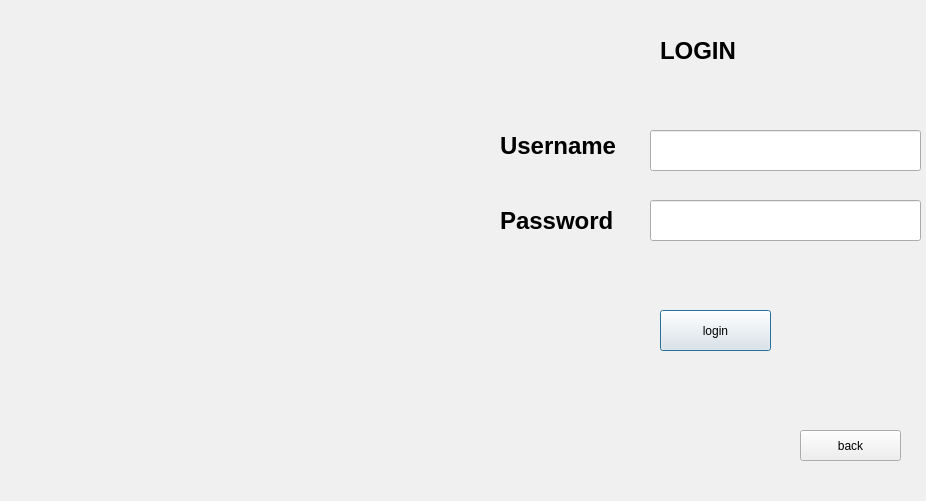
<?xml version="1.0" encoding="UTF-8"?>
<ui version="4.0">
 <class>login</class>
 <widget class="QDialog" name="login">
  <property name="geometry">
   <rect>
    <x>0</x>
    <y>0</y>
    <width>926</width>
    <height>501</height>
   </rect>
  </property>
  <property name="palette">
   <palette>
    <active>
     <colorrole role="Window">
      <brush brushstyle="SolidPattern">
       <color alpha="255">
        <red>85</red>
        <green>170</green>
        <blue>255</blue>
       </color>
      </brush>
     </colorrole>
    </active>
    <inactive>
     <colorrole role="Window">
      <brush brushstyle="SolidPattern">
       <color alpha="255">
        <red>240</red>
        <green>240</green>
        <blue>240</blue>
       </color>
      </brush>
     </colorrole>
    </inactive>
    <disabled>
     <colorrole role="Window">
      <brush brushstyle="SolidPattern">
       <color alpha="255">
        <red>85</red>
        <green>170</green>
        <blue>255</blue>
       </color>
      </brush>
     </colorrole>
    </disabled>
   </palette>
  </property>
  <property name="windowTitle">
   <string>LOGIN</string>
  </property>
  <property name="autoFillBackground">
   <bool>true</bool>
  </property>
  <widget class="QLabel" name="label">
   <property name="geometry">
    <rect>
     <x>660</x>
     <y>20</y>
     <width>161</width>
     <height>61</height>
    </rect>
   </property>
   <property name="font">
    <font>
     <pointsize>18</pointsize>
     <bold>true</bold>
    </font>
   </property>
   <property name="text">
    <string>LOGIN</string>
   </property>
  </widget>
  <widget class="QLabel" name="label_2">
   <property name="geometry">
    <rect>
     <x>500</x>
     <y>120</y>
     <width>161</width>
     <height>51</height>
    </rect>
   </property>
   <property name="font">
    <font>
     <pointsize>18</pointsize>
     <bold>true</bold>
    </font>
   </property>
   <property name="text">
    <string>Username</string>
   </property>
  </widget>
  <widget class="QLabel" name="label_3">
   <property name="geometry">
    <rect>
     <x>500</x>
     <y>200</y>
     <width>131</width>
     <height>41</height>
    </rect>
   </property>
   <property name="font">
    <font>
     <pointsize>18</pointsize>
     <bold>true</bold>
    </font>
   </property>
   <property name="text">
    <string>Password</string>
   </property>
  </widget>
  <widget class="QLineEdit" name="lineEdit">
   <property name="geometry">
    <rect>
     <x>650</x>
     <y>130</y>
     <width>271</width>
     <height>41</height>
    </rect>
   </property>
   <property name="font">
    <font>
     <pointsize>18</pointsize>
     <bold>true</bold>
    </font>
   </property>
  </widget>
  <widget class="QLineEdit" name="lineEdit_2">
   <property name="geometry">
    <rect>
     <x>650</x>
     <y>200</y>
     <width>271</width>
     <height>41</height>
    </rect>
   </property>
   <property name="font">
    <font>
     <pointsize>18</pointsize>
     <bold>true</bold>
    </font>
   </property>
   <property name="echoMode">
    <enum>QLineEdit::Password</enum>
   </property>
  </widget>
  <widget class="QLabel" name="label_4">
   <property name="geometry">
    <rect>
     <x>0</x>
     <y>20</y>
     <width>491</width>
     <height>471</height>
    </rect>
   </property>
   <property name="palette">
    <palette>
     <active>
      <colorrole role="Window">
       <brush brushstyle="SolidPattern">
        <color alpha="255">
         <red>51</red>
         <green>187</green>
         <blue>255</blue>
        </color>
       </brush>
      </colorrole>
     </active>
     <inactive>
      <colorrole role="Window">
       <brush brushstyle="SolidPattern">
        <color alpha="255">
         <red>240</red>
         <green>240</green>
         <blue>240</blue>
        </color>
       </brush>
      </colorrole>
     </inactive>
     <disabled>
      <colorrole role="Window">
       <brush brushstyle="SolidPattern">
        <color alpha="255">
         <red>51</red>
         <green>187</green>
         <blue>255</blue>
        </color>
       </brush>
      </colorrole>
     </disabled>
    </palette>
   </property>
   <property name="autoFillBackground">
    <bool>false</bool>
   </property>
   <property name="text">
    <string/>
   </property>
  </widget>
  <widget class="QPushButton" name="loginButton">
   <property name="geometry">
    <rect>
     <x>660</x>
     <y>310</y>
     <width>111</width>
     <height>41</height>
    </rect>
   </property>
   <property name="text">
    <string>login</string>
   </property>
  </widget>
  <widget class="QPushButton" name="backButton">
   <property name="geometry">
    <rect>
     <x>800</x>
     <y>430</y>
     <width>101</width>
     <height>31</height>
    </rect>
   </property>
   <property name="text">
    <string>back</string>
   </property>
  </widget>
 </widget>
 <resources/>
 <connections/>
</ui>
